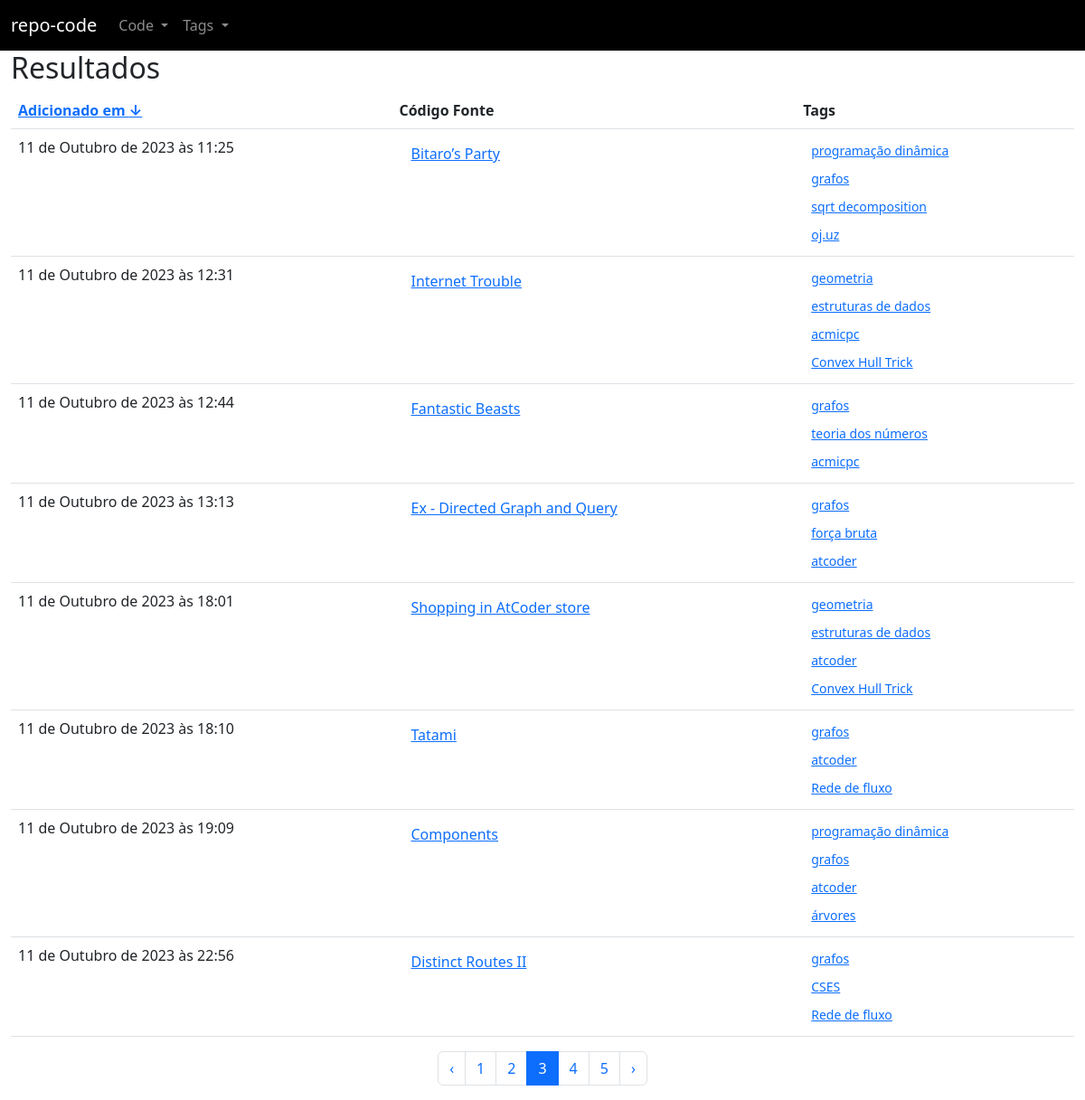
/repo/code/search/?title=&asc=1&page=3&language=-1&fromDate=0001-01-01&toDate=2023-11-14&logicTag=AND, run on the app's committed database.
### repo/models.py (models this page shows, shortened)
class Code(models.Model):
    LANGUAGE_CHOICES = (
        ("c++", "c++"),
        ("py", "python"),
        ("c", "c"),
        ("java", "java"),
        ("c#", "c#"),
        ("js", "javascript")
    )
    DICT_LANGUAGES_CHOICES = dict(LANGUAGE_CHOICES)
    title = models.CharField(max_length = 100)
    createdAt = models.DateTimeField(default = timezone.now)
    updatedAt = models.DateTimeField(default = timezone.now)
    description = models.TextField()
    source = models.TextField()
    tags = models.ManyToManyField(Tag)
    original = models.CharField(max_length = 100)
    language = models.CharField(max_length = 10, choices = LANGUAGE_CHOICES)
    def __str__(self):
        return self.title

class Tag(models.Model):
    name = models.CharField(max_length = 50)
    human_name = models.CharField(max_length = 50)
    description = models.TextField()

### repo/code_views.py (the view, shortened to what this page needs)
# urls.py: path('search/', code_views.search_by_keywords, name = 'repo_search_by_keys'),
@require_http_methods(['GET'])
def search_by_keywords(request):
    title = request.GET.get('title', '')
    tags = list(map(int, request.GET.getlist('tags')))
    page = int(request.GET.get('page', 1))
    asc = int(request.GET.get('asc', 1))
    language = request.GET.get('language', '-1')
    fromDate = request.GET.get('fromDate', '0001-01-01')
    toDate = request.GET.get('toDate', timezone.now().date().__str__())
    textKeywords = request.GET.get('filterText', '').split()
    logicTag = request.GET.get('logicTag', 'AND')
    MAX_ITEMS_PER_PAGE = 8
    low = (page - 1) * MAX_ITEMS_PER_PAGE
    high = page * MAX_ITEMS_PER_PAGE
    condition = Q(title__contains = title) & Q(createdAt__date__range = (fromDate, toDate))
    sources = Code.objects.all()
    if len(textKeywords):
        OR = Q(description__contains = textKeywords[0])
        for i in range(1, len(textKeywords)):
            OR = OR | Q(description__contains = textKeywords[i])
        condition = condition & OR
    if language != '-1': condition = condition & Q(language = language)
    sources = sources.filter(condition).distinct()
    sources = sources.order_by('createdAt') if asc == 1 else sources.order_by('-createdAt')
    total_results = sources.count()
    sources = sources[low : high]
    print(sources)
    URL_FLIP_CREATEDAT_PARAMS = {'page': page,
                                 'asc': asc ^ 1,
                                 'title': title,
                                 'language': language,
                                 'fromDate': fromDate,
                                 'toDate': toDate,
                                 'tags': tags,
                                 'logicTag': logicTag
                                }
    URL_FLIP_CREATEDAT = f"{reverse('repo_search_by_keys')}?{urlencode(URL_FLIP_CREATEDAT_PARAMS, True)}"
    URL_PREVIOUS_PARAMS = {
        'title': title,
        'asc': asc,
        'page': page - 1,
        'language': language,
        'fromDate': fromDate,
        'toDate': toDate,
        'tags': tags,
        'logicTag': logicTag
    }
    URL_PREVIOUS = f"{reverse('repo_search_by_keys')}?{urlencode(URL_PREVIOUS_PARAMS, True)}"
    URL_NEXT_PARAMS = {
        'title': title,
        'asc': asc,
        'page': page + 1,
        'language': language,
        'fromDate': fromDate,
        'toDate': toDate,
        'tags': tags,
        'logicTag': logicTag
    }
    URL_NEXT = f"{reverse('repo_search_by_keys')}?{urlencode(URL_NEXT_PARAMS, True)}"
    URL_PAGES = []
    URL_FIRST_PARAMS = {
        'title': title,
        'asc': asc,
        'page': 1,
        'language': language,
        'fromDate': fromDate,
        'toDate': toDate,
        'tags': tags,
        'logicTag': logicTag
    }
    URL_FIRST = f"{reverse('repo_search_by_keys')}?{urlencode(URL_FIRST_PARAMS, True)}"
    start_delta = max(1, page - 2) - page
    for delta in range(start_delta, start_delta + 5):
        p = page + delta
        if p > 0 and (p - 1) * MAX_ITEMS_PER_PAGE < total_results:
            URL_PARAMS = {'title': title,
                          'asc': asc,
                          'page': p,
                          'language': language,
                          'fromDate': fromDate,
                          'toDate': toDate,
                          'tags': tags,
                          'logicTag': logicTag
                          }
            URL = f"{reverse('repo_search_by_keys')}?{urlencode(URL_PARAMS, True)}"
            URL_PAGES.append((p, p == page , URL))
    return render(request, 'code/search_by_keys.html', {
        'sources': sources,
        'URL_FLIP_CREATEDAT': URL_FLIP_CREATEDAT,
        'URL_PAGES': URL_PAGES,
        'asc': asc,
        'total_results': total_results,
        'URL_PREVIOUS': URL_PREVIOUS if page > 1 else False,
        'URL_NEXT': URL_NEXT if page * MAX_ITEMS_PER_PAGE < total_results else False,
        'URL_FIRST': URL_FIRST if len(URL_PAGES) and URL_PAGES[0][0] > 1 else None
    })

### repo/templates/code/search_by_keys.html (shortened to what this page needs)
{% extends "base.html" %}
{% block 'main' %}
<div class = "container-fluid">
    <div class = "row">
        <h2>Resultados</h2>
    </div>
        <table class = "table">
        <thead>
            <tr>
                <th>
                    <a href = "{{ URL_FLIP_CREATEDAT }}">
                        Adicionado em
                        {% if asc %}
                            &#8595;
                        {% else %}
                            &#8593;
                        {% endif %}
                    </a>
                </th>
                <th>Código Fonte</th>
                <th>Tags</th>
            </tr>
        </thead>
        <tbody>
            {% for source in sources.all %}
                <tr>
                    <td>
                        {{ source.createdAt }}
                    </td>
                    <td>
                        <a href = "{% url 'repo_code_view' source.id %}" class = "btn btn-link"> {{ source.title }} </a>
                    </td>
                    <td>
                        {% for tag in source.tags.all %}
                            <a class = "btn btn-link btn-sm" href = "{% url 'repo_tag_view' tag.id %}">{{tag.human_name}}</a>
                            <br>
                        {% endfor %}
                    </td>
                </tr>
            {% endfor %}
        </tbody>
    </table>
    <nav>
        <ul class = "pagination justify-content-center">
            {% if URL_PREVIOUS %}
                <li class="page-item">
      		        <a class="page-link" href="{{URL_PREVIOUS}}">&lsaquo;</a>
   		        </li>
            {% else %}
                <li class="page-item disabled">
      			    <a class="page-link" href="#" tabindex="-1">&lsaquo;</a>
   			    </li>
            {% endif %}
            {% for page, current, URL in URL_PAGES %}
                {% if current %}
                <li class = "page-item active">
				    <a href = "{{URL}}" class = "page-link"> {{page}} </a>
			    </li>
                {% else %}
                <div class = "page-item">
				    <a href = "{{URL}}" class = "page-link"> {{page}} </a>
			    </div>
                {% endif %}
            {% endfor %}
            {% if URL_NEXT %}
                <li class="page-item">
      		        <a class="page-link" href="{{URL_NEXT}}">&rsaquo;</a>
   		        </li>
            {% else %}
                <li class="page-item disabled">
      			    <a class="page-link" href="#" tabindex="-1">&rsaquo;</a>
   			    </li>
            {% endif %}
        </ul>
    </nav>
</div>
{% endblock %}

### data on the page
Code: createdAt "11 de Outubro de 2023 às 11:25", title "Bitaro’s Party"
Tag: human_name "programação dinâmica"
Tag: human_name "grafos"
Tag: human_name "sqrt decomposition"
Tag: human_name "oj.uz"
Code: createdAt "11 de Outubro de 2023 às 12:31", title "Internet Trouble"
Tag: human_name "geometria"
Tag: human_name "estruturas de dados"
Tag: human_name "acmicpc"
Tag: human_name "Convex Hull Trick"
Code: createdAt "11 de Outubro de 2023 às 12:44", title "Fantastic Beasts"
Tag: human_name "teoria dos números"
Code: createdAt "11 de Outubro de 2023 às 13:13", title "Ex - Directed Graph and Query"
Tag: human_name "força bruta"
Tag: human_name "atcoder"
Code: createdAt "11 de Outubro de 2023 às 18:01", title "Shopping in AtCoder store"
Code: createdAt "11 de Outubro de 2023 às 18:10", title "Tatami"
Tag: human_name "Rede de fluxo"
Code: createdAt "11 de Outubro de 2023 às 19:09", title "Components"
Tag: human_name "árvores"
Code: createdAt "11 de Outubro de 2023 às 22:56", title "Distinct Routes II"
Tag: human_name "CSES"

### other printed values
{{ page }} "1" "2" "4" "5"
{{ page }} "3"
